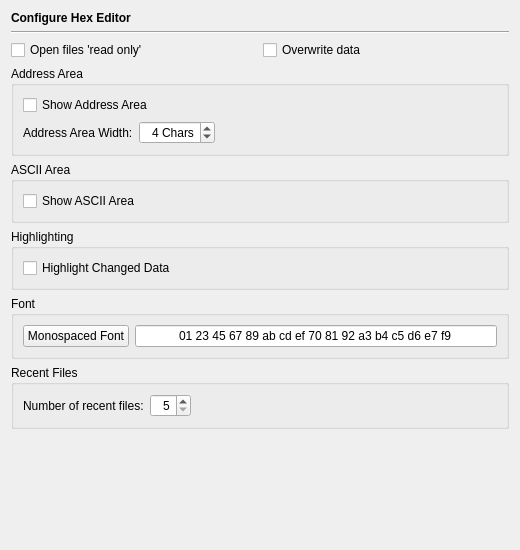
<?xml version="1.0" encoding="UTF-8"?>
<ui version="4.0">
 <class>HexEditorPage</class>
 <widget class="QWidget" name="HexEditorPage">
  <property name="geometry">
   <rect>
    <x>0</x>
    <y>0</y>
    <width>520</width>
    <height>550</height>
   </rect>
  </property>
  <layout class="QVBoxLayout" name="verticalLayout">
   <item>
    <widget class="QLabel" name="headerLabel">
     <property name="text">
      <string>&lt;b&gt;Configure Hex Editor&lt;/b&gt;</string>
     </property>
    </widget>
   </item>
   <item>
    <widget class="Line" name="line14">
     <property name="frameShape">
      <enum>QFrame::HLine</enum>
     </property>
     <property name="frameShadow">
      <enum>QFrame::Sunken</enum>
     </property>
     <property name="orientation">
      <enum>Qt::Horizontal</enum>
     </property>
    </widget>
   </item>
   <item>
    <layout class="QHBoxLayout" name="horizontalLayout_4">
     <item>
      <widget class="QCheckBox" name="readOnlyCheckBox">
       <property name="toolTip">
        <string>Select whether files shall be opened in read only mode</string>
       </property>
       <property name="text">
        <string>Open files 'read only'</string>
       </property>
      </widget>
     </item>
     <item>
      <widget class="QCheckBox" name="overwriteCheckBox">
       <property name="toolTip">
        <string>Select whether the editor shall be started in Overwrite mode</string>
       </property>
       <property name="text">
        <string>Overwrite data</string>
       </property>
      </widget>
     </item>
    </layout>
   </item>
   <item>
    <widget class="QGroupBox" name="groupBox_3">
     <property name="title">
      <string>Address Area</string>
     </property>
     <layout class="QGridLayout" name="gridLayout_2">
      <item row="0" column="0" colspan="2">
       <widget class="QCheckBox" name="addressAreaCheckBox">
        <property name="toolTip">
         <string>Select whether the address area shall be shown</string>
        </property>
        <property name="text">
         <string>Show Address Area</string>
        </property>
       </widget>
      </item>
      <item row="1" column="0" colspan="2">
       <layout class="QHBoxLayout">
        <item>
         <widget class="QLabel" name="textLabel1_20">
          <property name="text">
           <string>Address Area Width:</string>
          </property>
         </widget>
        </item>
        <item>
         <widget class="QSpinBox" name="addressAreaWidthSpinBox">
          <property name="toolTip">
           <string>Enter the width of the address area in characters</string>
          </property>
          <property name="alignment">
           <set>Qt::AlignRight|Qt::AlignTrailing|Qt::AlignVCenter</set>
          </property>
          <property name="suffix">
           <string> Chars</string>
          </property>
          <property name="minimum">
           <number>2</number>
          </property>
          <property name="maximum">
           <number>12</number>
          </property>
          <property name="singleStep">
           <number>2</number>
          </property>
          <property name="value">
           <number>4</number>
          </property>
         </widget>
        </item>
        <item>
         <spacer>
          <property name="orientation">
           <enum>Qt::Horizontal</enum>
          </property>
          <property name="sizeType">
           <enum>QSizePolicy::Expanding</enum>
          </property>
          <property name="sizeHint" stdset="0">
           <size>
            <width>40</width>
            <height>20</height>
           </size>
          </property>
         </spacer>
        </item>
       </layout>
      </item>
     </layout>
    </widget>
   </item>
   <item>
    <widget class="QGroupBox" name="groupBox_4">
     <property name="title">
      <string>ASCII Area</string>
     </property>
     <layout class="QHBoxLayout" name="horizontalLayout_3">
      <item>
       <widget class="QCheckBox" name="asciiAreaCheckBox">
        <property name="toolTip">
         <string>Select whether the ASCII area shall be shown</string>
        </property>
        <property name="text">
         <string>Show ASCII Area</string>
        </property>
       </widget>
      </item>
     </layout>
    </widget>
   </item>
   <item>
    <widget class="QGroupBox" name="groupBox">
     <property name="title">
      <string>Highlighting</string>
     </property>
     <layout class="QGridLayout" name="gridLayout">
      <item row="0" column="0" colspan="2">
       <widget class="QCheckBox" name="highlightingCheckBox">
        <property name="toolTip">
         <string>Select whether changed data shall be highlighted</string>
        </property>
        <property name="text">
         <string>Highlight Changed Data</string>
        </property>
       </widget>
      </item>
     </layout>
    </widget>
   </item>
   <item>
    <widget class="QGroupBox" name="groupBox_5">
     <property name="title">
      <string>Font</string>
     </property>
     <layout class="QHBoxLayout" name="horizontalLayout">
      <item>
       <widget class="QPushButton" name="monospacedFontButton">
        <property name="toolTip">
         <string>Press to select the font to be used (this must be a monospaced font)</string>
        </property>
        <property name="text">
         <string>Monospaced Font</string>
        </property>
       </widget>
      </item>
      <item>
       <widget class="QLineEdit" name="monospacedFontSample">
        <property name="focusPolicy">
         <enum>Qt::NoFocus</enum>
        </property>
        <property name="text">
         <string notr="true">01 23 45 67 89 ab cd ef 70 81 92 a3 b4 c5 d6 e7 f9</string>
        </property>
        <property name="alignment">
         <set>Qt::AlignHCenter</set>
        </property>
        <property name="readOnly">
         <bool>true</bool>
        </property>
       </widget>
      </item>
     </layout>
    </widget>
   </item>
   <item>
    <widget class="QGroupBox" name="groupBox_7">
     <property name="title">
      <string>Recent Files</string>
     </property>
     <layout class="QHBoxLayout" name="_2">
      <item>
       <widget class="QLabel" name="label">
        <property name="text">
         <string>Number of recent files:</string>
        </property>
       </widget>
      </item>
      <item>
       <widget class="QSpinBox" name="recentFilesSpinBox">
        <property name="toolTip">
         <string>Enter the number of recent files to remember</string>
        </property>
        <property name="alignment">
         <set>Qt::AlignRight|Qt::AlignTrailing|Qt::AlignVCenter</set>
        </property>
        <property name="minimum">
         <number>5</number>
        </property>
        <property name="maximum">
         <number>50</number>
        </property>
       </widget>
      </item>
      <item>
       <spacer>
        <property name="orientation">
         <enum>Qt::Horizontal</enum>
        </property>
        <property name="sizeHint" stdset="0">
         <size>
          <width>40</width>
          <height>20</height>
         </size>
        </property>
       </spacer>
      </item>
     </layout>
    </widget>
   </item>
   <item>
    <spacer>
     <property name="orientation">
      <enum>Qt::Vertical</enum>
     </property>
     <property name="sizeHint" stdset="0">
      <size>
       <width>20</width>
       <height>40</height>
      </size>
     </property>
    </spacer>
   </item>
  </layout>
 </widget>
 <tabstops>
  <tabstop>readOnlyCheckBox</tabstop>
  <tabstop>overwriteCheckBox</tabstop>
  <tabstop>addressAreaCheckBox</tabstop>
  <tabstop>addressAreaWidthSpinBox</tabstop>
  <tabstop>asciiAreaCheckBox</tabstop>
  <tabstop>highlightingCheckBox</tabstop>
  <tabstop>monospacedFontButton</tabstop>
 </tabstops>
 <resources/>
 <connections/>
</ui>
